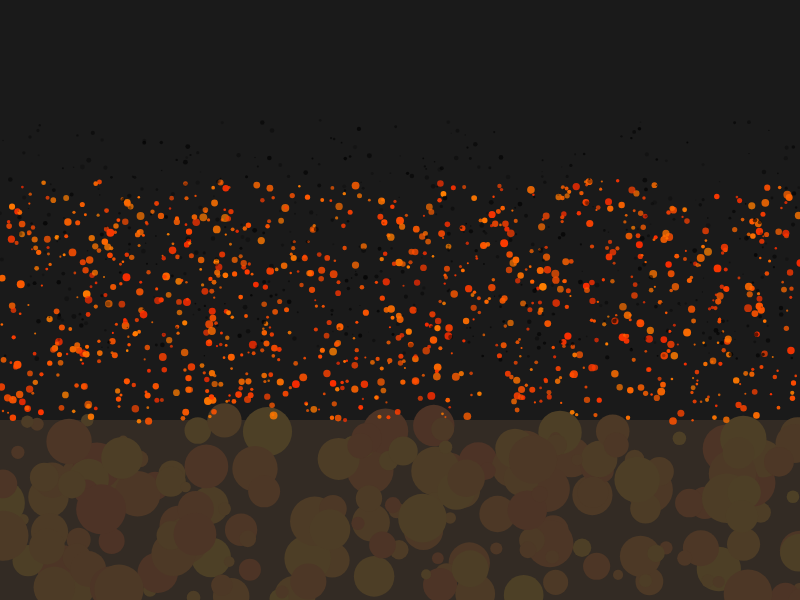
Frame 1 (no input)
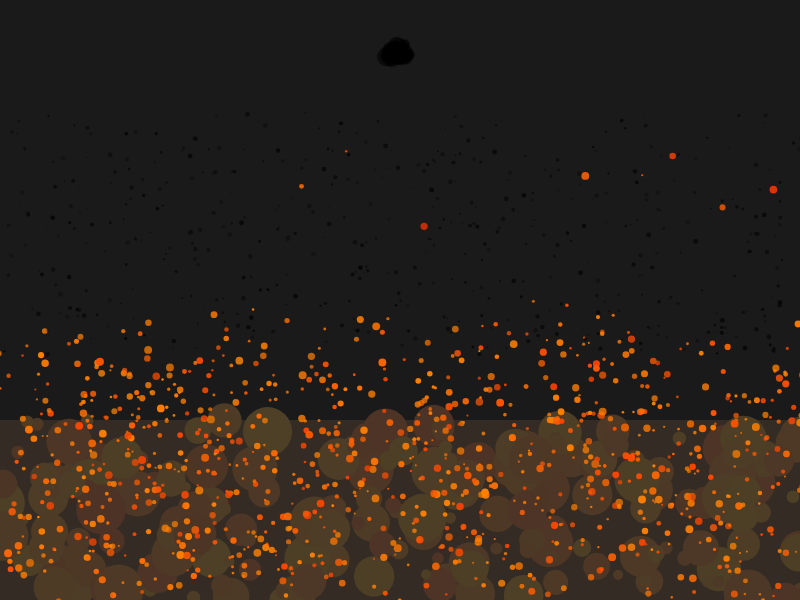
Frame 60 (no input)
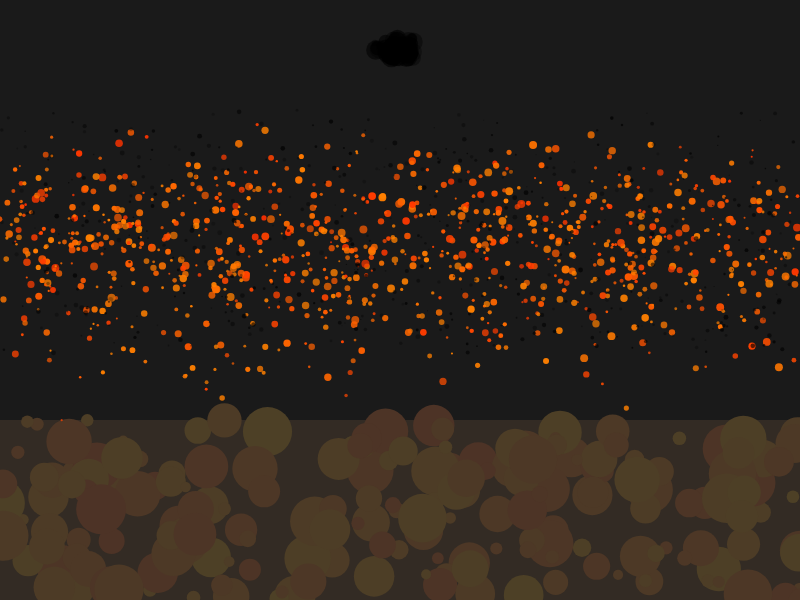
Frame 120 (the mouse pressed at the canvas centre since frame 60)

The p5.js sketch that drew these frames (run headless with seeded random() and noise() and a simulated clock; from frame 60 on, the mouse is pressed at the canvas centre):

// p5.js sketch
// ── sketch.js
let lavaParticles = [];
let ashClouds = [];
let rocks = [];

function setup() {
  createCanvas(800, 600);
  colorMode(HSB, 360, 100, 100, 1);
  
  // Create ground rocks
  for (let i = 0; i < 200; i++) {
    rocks.push({
      x: random(width),
      y: random(height * 0.7, height),
      size: random(10, 50),
      hue: random(20, 40)
    });
  }
  
  // Create initial lava particles
  for (let i = 0; i < 1000; i++) {
    lavaParticles.push({
      x: random(width),
      y: random(height * 0.3, height * 0.7),
      size: random(2, 8),
      speedX: random(-1, 1),
      speedY: random(0.5, 2),
      hue: random(10, 30), // yellow to orange
      alpha: random(0.7, 1)
    });
  }
  
  // Create ash particles
  for (let i = 0; i < 500; i++) {
    ashClouds.push({
      x: random(width),
      y: random(height * 0.2, height * 0.6),
      size: random(1, 5),
      speedX: random(-0.5, 0.5),
      speedY: random(-0.3, -0.1),
      alpha: random(0.2, 0.7)
    });
  }
}

function draw() {
  background(0, 0, 10); // Dark night sky
  
  // Draw ground
  fill(30, 30, 20);
  noStroke();
  rect(0, height * 0.7, width, height * 0.3);
  
  // Draw rocks
  for (let rock of rocks) {
    fill(rock.hue, 50, 30);
    noStroke();
    ellipse(rock.x, rock.y, rock.size);
  }
  
  // Update and draw lava particles
  for (let i = lavaParticles.length - 1; i >= 0; i--) {
    let p = lavaParticles[i];
    
    p.x += p.speedX;
    p.y += p.speedY;
    
    // Gravity effect
    p.speedY += 0.05;
    
    // Color change as it cools
    p.hue += 0.1;
    if (p.hue > 30) p.hue = 30; // Cap at orange
    
    fill(p.hue, 100, 100, p.alpha);
    noStroke();
    ellipse(p.x, p.y, p.size);
    
    // Remove particles that fall off screen
    if (p.y > height) {
      lavaParticles.splice(i, 1);
      // Add new one at top
      lavaParticles.push({
        x: random(width),
        y: random(height * 0.2, height * 0.4),
        size: random(2, 8),
        speedX: random(-1, 1),
        speedY: random(0.5, 2),
        hue: random(10, 30),
        alpha: random(0.7, 1)
      });
    }
  }
  
  // Update and draw ash particles
  for (let i = ashClouds.length - 1; i >= 0; i--) {
    let p = ashClouds[i];
    
    p.x += p.speedX;
    p.y += p.speedY;
    
    // Slow rise effect
    p.speedY *= 0.98;
    p.speedX *= 0.99;
    
    fill(0, 0, 0, p.alpha);
    noStroke();
    ellipse(p.x, p.y, p.size);
    
    // Remove particles that go off screen or fade out
    if (p.y < 0 || p.alpha < 0.05) {
      ashClouds.splice(i, 1);
      // Add new one at bottom
      ashClouds.push({
        x: random(width),
        y: height * 0.8,
        size: random(1, 5),
        speedX: random(-0.5, 0.5),
        speedY: random(-0.3, -0.1),
        alpha: random(0.2, 0.7)
      });
    }
  }
  
  // Add some smoke plume at top center
  if (frameCount % 5 === 0) {
    for (let i = 0; i < 5; i++) {
      ashClouds.push({
        x: width / 2 + random(-10, 10),
        y: height * 0.1,
        size: random(5, 20),
        speedX: random(-0.3, 0.3),
        speedY: random(-0.5, -0.1),
        alpha: random(0.3, 0.7)
      });
    }
  }
}
